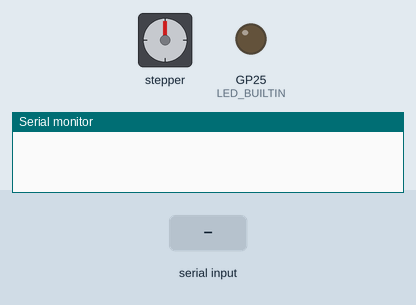
Bench run of a sketch on a simulated Raspberry Pi Pico. On the bench: stepper motor, output pins drawn as LEDs (lit = HIGH), the last lines printed to the serial monitor. Wiring (inferred from the names in the program): stepper motor driver (250 steps per turn assumed): step GP6; direction GP5; enable GP4. The inputs (shaded band) are chosen by the test bench. Pins used as bus, display or sensor lines are not drawn.

Above: at 1.7 s.
1.8 s: "90,45\n" received over the second serial link
At 2.9 s:
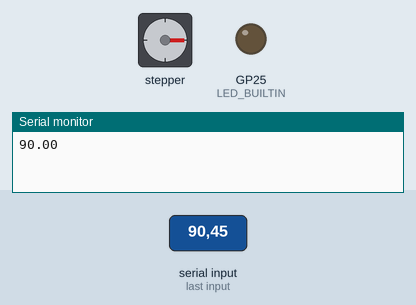
3.3 s: "30,150\n" received over the second serial link
At 4.5 s:
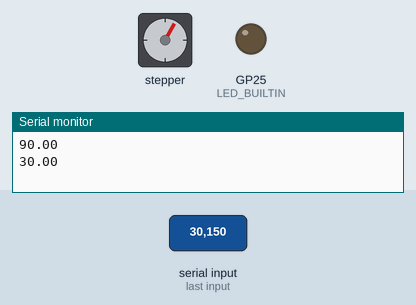
4.8 s: "200\n" received over the second serial link
At 5.5 s:
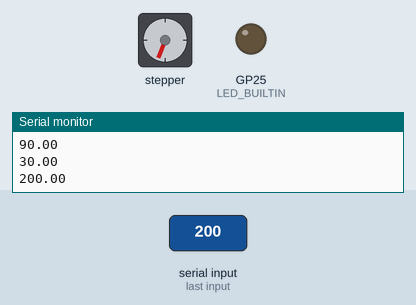
6.3 s: "90\n" received over the second serial link
At 7.8 s:
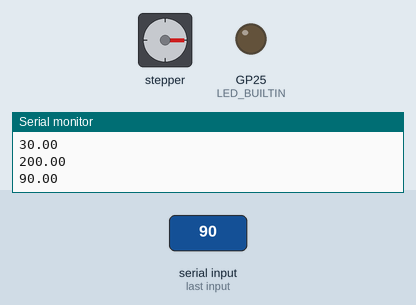
Timing chart, 0 to 8.8 s (numbered marks = the images above; inputs shaded):
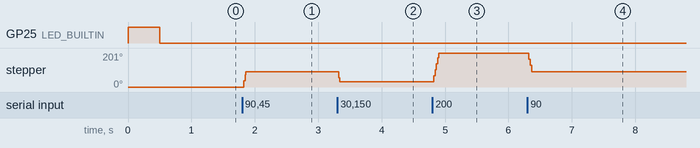

The sketch:

teensy_motor_controller_OLD.ino
```cpp
#define HWSERIAL Serial1

// Motor Constants
#define MOTOR_DIRECTION_PIN 5
#define MOTOR_STEP_PIN 6
#define MOTOR_ENABLE_PIN 4
#define MOTOR_FAULT_PIN 3
#define MOTOR_STEPS_PER_REVOLUTION 250
#define MOTOR_SPEED 400                 // microseconds between each step; 200 microseconds is fastest with accurate movement, going below will make it too fast
#define MOTOR_MAX_DEGREES 540.0        // Maximum actuation
#define MOTOR_MIN_DEGREES 0.0           // Minimum actuation
#define MOTOR_ANGLE_MOVEMENT 540.0     // How many degrees to move at a time max

float curActuation = 0.0f;              // Used to track active actuation state
float desiredActuation = 0.0f;          // Used to track desired actuation state

char receivedChars[64];
boolean newData = false;

void setup() {
  //Serial.begin(115200);
  //while (!Serial);

  HWSERIAL.begin(115200);
  while (!HWSERIAL);
  Serial1.setTX(0);
  Serial1.setRX(1);
  //Serial.println(F("Starting Actuation Test Program!"));

  // Setup Actuator Flaps
  // Declare pins as Outputs
  pinMode(MOTOR_STEP_PIN, OUTPUT);
  pinMode(MOTOR_DIRECTION_PIN, OUTPUT);
  pinMode(MOTOR_ENABLE_PIN, OUTPUT);
  digitalWrite(MOTOR_ENABLE_PIN, HIGH); //disable motor by default

  pinMode(LED_BUILTIN, OUTPUT);
  digitalWrite(LED_BUILTIN, HIGH);
  delay(500);
  digitalWrite(LED_BUILTIN, LOW);
  //Serial.println(F("Test Program Ready!"));
}

void loop() {
  recvWithEndMarker();
  if(newData){
    digitalWrite(LED_BUILTIN, HIGH);
    newData = false;
    desiredActuation = String(receivedChars).toFloat();
    Serial.println(desiredActuation);
    digitalWrite(LED_BUILTIN, LOW);
    //while (HWSERIAL.available() > 0) {
    //    HWSERIAL.read();
    //}
  }

  rotateFlaps();
}

void recvWithEndMarker() {
    static byte ndx = 0;
    char endMarker = '\n';
    char rc;

    if (HWSERIAL.available() > 0) {
        rc = HWSERIAL.read();

        if (rc != endMarker) {
            receivedChars[ndx] = rc;
            ndx++;
            if (ndx >= 64) {
                ndx = 63;
            }
        }
        else {
            receivedChars[ndx] = '\0'; // terminate the string
            ndx = 0;
            newData = true;
        }
    }
}

// Wrapper for motor functions, to prevent misuse and allow for gradual actuation and adjustment between sensor readings
void rotateFlaps() {
  // Figure out how much we WANT to actuate and in what direction
  float diff = curActuation - desiredActuation;
  bool isOpening = false;
  if (diff < 0.0f) {
    isOpening = true;
    diff *= -1;
  }

  // Cap how much we want to actuate to prevent delaying other code for too long
  float angle = diff;
  if (angle > MOTOR_ANGLE_MOVEMENT) {
    angle = MOTOR_ANGLE_MOVEMENT;
  }

  // Do nothing if actuation would violate bounds
  if (isOpening && curActuation + angle > MOTOR_MAX_DEGREES) {
    return;
  } else if (!isOpening && curActuation - angle < MOTOR_MIN_DEGREES) {
    return;
  }

  // If no issues found, and angle is substantial enough, actuate in the needed direction
  if (angle > 0.1f) {
    if (isOpening) {
      rotateClockwise(angle);
    } else {
      rotateCounterClockwise(angle);
    }
  }
}

// close the flaps
void rotateClockwise(float angle)
{
  float steps = (angle / 360) * MOTOR_STEPS_PER_REVOLUTION;
  // Set motor direction clockwise
  digitalWrite(MOTOR_DIRECTION_PIN, HIGH);
  // Enable the motor
  digitalWrite(MOTOR_ENABLE_PIN, LOW);

  for (int x = 0; x < steps; x++)
  {
    digitalWrite(MOTOR_STEP_PIN, HIGH);
    delayMicroseconds(MOTOR_SPEED); //don't go below 200!!!
    digitalWrite(MOTOR_STEP_PIN, LOW);
    delayMicroseconds(MOTOR_SPEED);
  }
  // Disable the motor
  digitalWrite(MOTOR_ENABLE_PIN, HIGH);
  curActuation += angle;
}

// Open the flaps
void rotateCounterClockwise(float angle)
{
  float steps = (angle / 360) * MOTOR_STEPS_PER_REVOLUTION;
  // Set motor direction counter-clockwise
  digitalWrite(MOTOR_DIRECTION_PIN, LOW);
  // Enable the motor
  digitalWrite(MOTOR_ENABLE_PIN, LOW);
  for (int x = 0; x < steps; x++)
  {
    digitalWrite(MOTOR_STEP_PIN, HIGH);
    delayMicroseconds(MOTOR_SPEED); //don't go below 200!!!
    digitalWrite(MOTOR_STEP_PIN, LOW);
    delayMicroseconds(MOTOR_SPEED);
  }
  // Disable the motor
  digitalWrite(MOTOR_ENABLE_PIN, HIGH);
  curActuation -= angle;
}
```

Measured:
- after the input at 1.8 s, stepper: turns 90° clockwise, starting at once
- after the input at 3.3 s, stepper: goes 54° 0.01 s, then 30°, starting at once
- after the input at 4.8 s, stepper: turns 171° clockwise, starting at once
- after the input at 6.3 s, stepper: turns 111° counter-clockwise, starting at once
